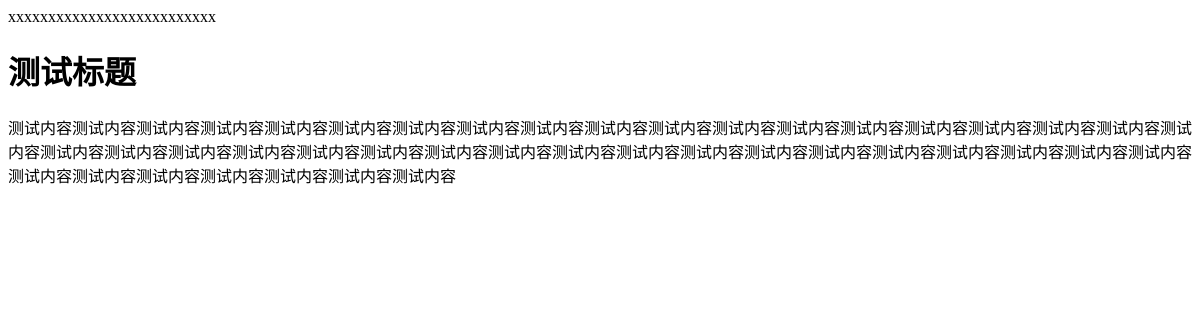
The app's page /article/, older data.
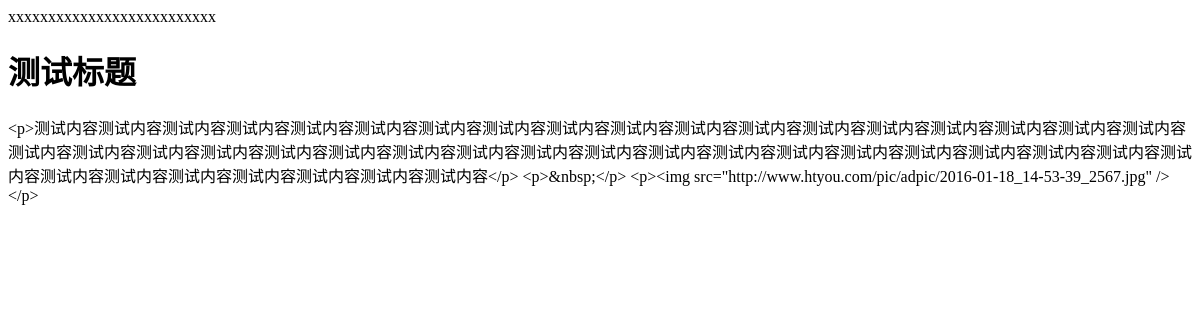
The same page, newer data.
### article/models.py (models this page shows)
class Article(models.Model):
    title = models.CharField(max_length=50, blank=True, verbose_name='标题')
    detail = RichTextUploadingField(verbose_name='内容')
    postTime = models.DateTimeField(verbose_name='发布时间')
    articleType = models.ForeignKey(ArticleType, verbose_name='文档类型')
    class Meta:
        verbose_name = '文档管理'
        verbose_name_plural = '文档管理'

### article/views.py (the view)
# urls.py: url(r'^article/', article_list),
def article_list(request):
    content = {}
    content['lists'] = Article.objects.all()
    return render(request, 'article_list.html', content)

### article/templates/article_list.html (shortened to what this page needs)
<!DOCTYPE html>
<html lang="en">
<head>
</head>
<body>
	xxxxxxxxxxxxxxxxxxxxxxxxxx
{% for list in lists %}
	<p>
		<h1>{{ list.title }}</h1>
		<p>{{ list.detail }}</p>
	</p>
{% endfor %}
</body>
</html>

Row changes from the older to the newer data that the page shows:
changed Article "测试标题": detail "测试内容测试内容测试内容测试内容测试内容测试内容测试内容测试内容测试内容测试内容测试内容测试内容测试内容测试内容测试内容测试内容测试内容测试内容测试内容测试内容测试内容测试内容测试内容测试内容测试内容测试内容测试内容测试内容测试内容测试内容测试内容测试内容测试内容测试内容测试内容测试内容测试内容测试内容测试内容测试内容测试内容测试内容测试内容测试内容" → "<p>测试内容测试内容测试内容测试内容测试内容测试内容测试内容测试内容测试内容测试内容测试内容测试内容测试内容测试内容测试内容测试内容测试内容测试内容测试内容测试内容测试内容测试内容测试内容测试内容测试内容测试内容测试内容测试内容测试内容测试内容测试内容测试内容测试内容测试内容测试内容测试内容测试内容测试内容测试内容测试内容测试内容测试内容测试内容测试内容</p> <p>&nbsp;</p> <p><img src=\"http://www.htyou.com/pic/adpic/2016-01-18_14-53-39_2567.jpg\" /></p>"
